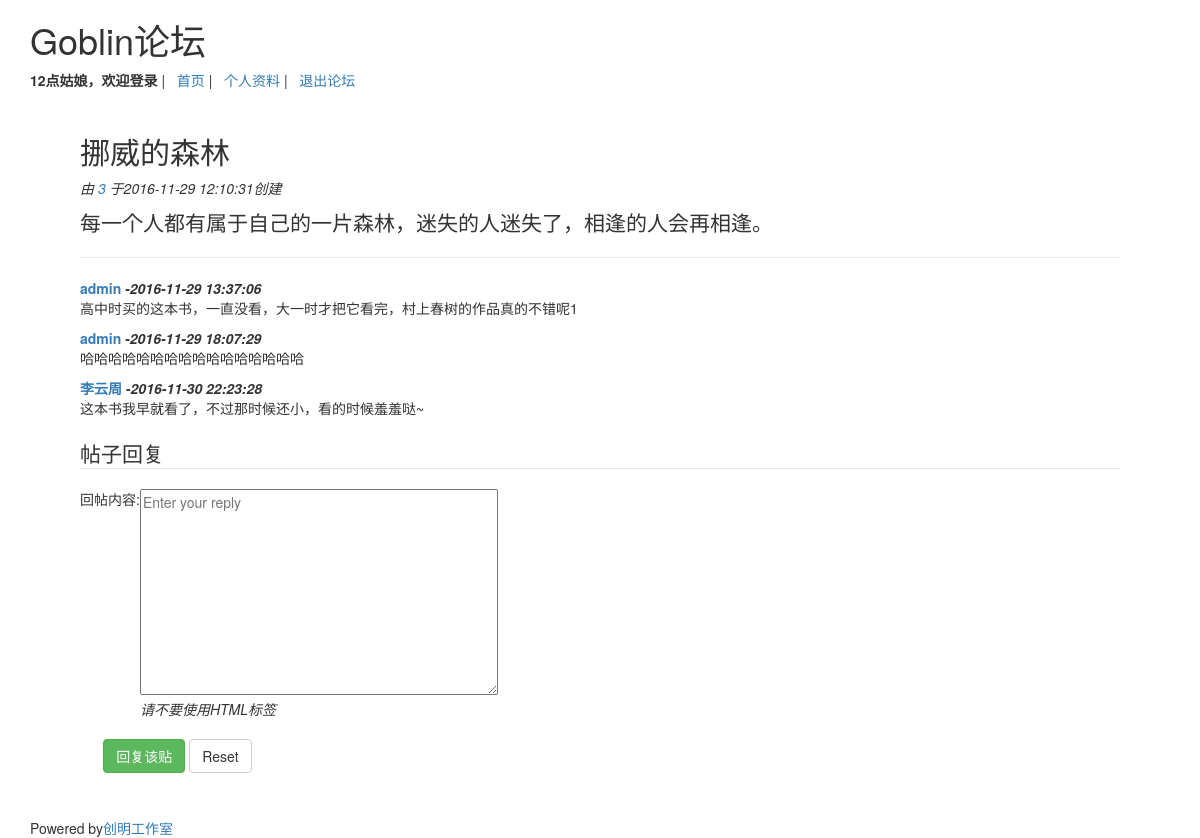
The app's page /topic/view_topic.php?id=1 (signed in) with its own data.
### tables this page shows
CREATE TABLE `goblin_topic` (
  `id` int(10) NOT NULL AUTO_INCREMENT,
  `topic` varchar(255) NOT NULL,
  `detail` text NOT NULL,
  `name` varchar(32) NOT NULL,
  `email` varchar(100) NOT NULL,
  `datetime` datetime NOT NULL DEFAULT '0000-00-00 00:00:00',
  `view` int(10) NOT NULL DEFAULT '0',
  `reply` int(10) NOT NULL DEFAULT '0',
  `locked` tinyint(1) NOT NULL DEFAULT '0',
  `sticky` tinyint(1) NOT NULL DEFAULT '0',
  PRIMARY KEY (`id`)
);

CREATE TABLE `goblin_reply` (
  `id` int(10) NOT NULL AUTO_INCREMENT,
  `topic_id` int(10) NOT NULL DEFAULT '0',
  `reply_id` int(10) NOT NULL DEFAULT '0',
  `reply_name` varchar(32) NOT NULL,
  `reply_email` varchar(100) NOT NULL,
  `reply_detail` text NOT NULL,
  `reply_datetime` datetime NOT NULL DEFAULT '0000-00-00 00:00:00',
  PRIMARY KEY (`id`),
  KEY `a_id` (`reply_id`)
);

### topic/view_topic.php (the view, shortened to what this page needs)
<?php
$id=$_GET['id'];
$sql="SELECT * FROM goblin_topic WHERE id='$id'";
$result=mysql_query($sql);
$rows=mysql_fetch_array($result);
?>
<?php
include('../config/header.inc.php');
?>
<h2><?php echo $rows['topic']; ?></h2>
<em class="info">
	由<a href="view._profile.php?id=<?php echo $rows['name']; ?>">
		<?php echo $rows['name'];   ?>
	</a>于<?php echo $rows['datetime'];  ?>创建
</em>
<p>
	<?php
	$detail=nl2br(htmlspecialchars($rows['detail']));
	echo "<p class='lead'>".$detail."</p>";
	?>
</p>
<hr size="1">
<dl>
	<?php
	$sql="SELECT * FROM goblin_reply WHERE topic_id='$id'";
	$result=mysql_query($sql);
	$num_rows=mysql_num_rows($result);
	if ($num_rows) {
		while ($rows=mysql_fetch_array($result)) {
			?>
			<dt>
				<a href="profile/view_profile.php?id=<?php echo $rows['reply_name'];   ?>">
					<?php echo $rows['reply_name'];   ?>
				</a>
				-<em><?php echo $rows['reply_datetime'];   ?></em>
			</dt>
			<dd>
				<p>
					<?php
					$reply_detail=nl2br(htmlspecialchars($rows['reply_detail']));
					echo $reply_detail;
					?>
				</p>
			</dd>
			<?php
		}
	}else{
		echo "<p><strong>没有跟帖记录</strong></p>";
	}
	?>
</dl>
<filedset>
	<legend>帖子回复</legend>
	<?php
	if (!$_SESSION['username']) {
		echo '<p>请先<a href="../register/creat_user.php">注册</a>或<a href="../login/login.php">登录</a>后再回帖</p>';
	}else{
		if ($locked==1) {
			echo '<p><strong>该贴是被锁定的，无法回帖！</strong></p>';
		}else{
			?>
			<form action="../reply/add_reply.php" name="form1" method="post" id="reply" role="form" class="form-inline">
				<table>
					<tr>
						<td valign="top" width="10%"><lable>回帖内容:</lable></td>
						<td>
							<textarea name="reply_detail" cols="45" rows="10" placeholder="Enter your reply"></textarea>
						</td>
					</tr>
					<tr>
						<td valign="top">&nbsp;</td>
						<td><em>请不要使用HTML标签</em></td>
					</tr>
				</table>
				<br>&nbsp;&nbsp;&nbsp;&nbsp;&nbsp;
				<input type="submit" name="submit" value="回复该贴" class="btn btn-success">
				<input type="reset" name="reset" class="btn btn-default">
			</form>
			<?php
		}
	?>
</filedset>
<br>
	<?php
}
?>
<?php
include('../config/footer.inc.php');
?>

### records on screen
goblin_topic: topic "挪威的森林", name "3", datetime "2016-11-29 12:10:31", detail "每一个人都有属于自己的一片森林，迷失的人迷失了，相逢的人会再相逢。"
goblin_reply: reply_name "admin", reply_datetime "2016-11-29 13:37:06", reply_detail "高中时买的这本书，一直没看，大一时才把它看完，村上春树的作品真的不错呢1"
goblin_reply: reply_name "admin", reply_datetime "2016-11-29 18:07:29", reply_detail "哈哈哈哈哈哈哈哈哈哈哈哈哈哈哈哈"
goblin_reply: reply_name "李云周", reply_datetime "2016-11-30 22:23:28", reply_detail "这本书我早就看了，不过那时候还小，看的时候羞羞哒~"

### other values on screen
$_SESSION['username'] "12点姑娘"
